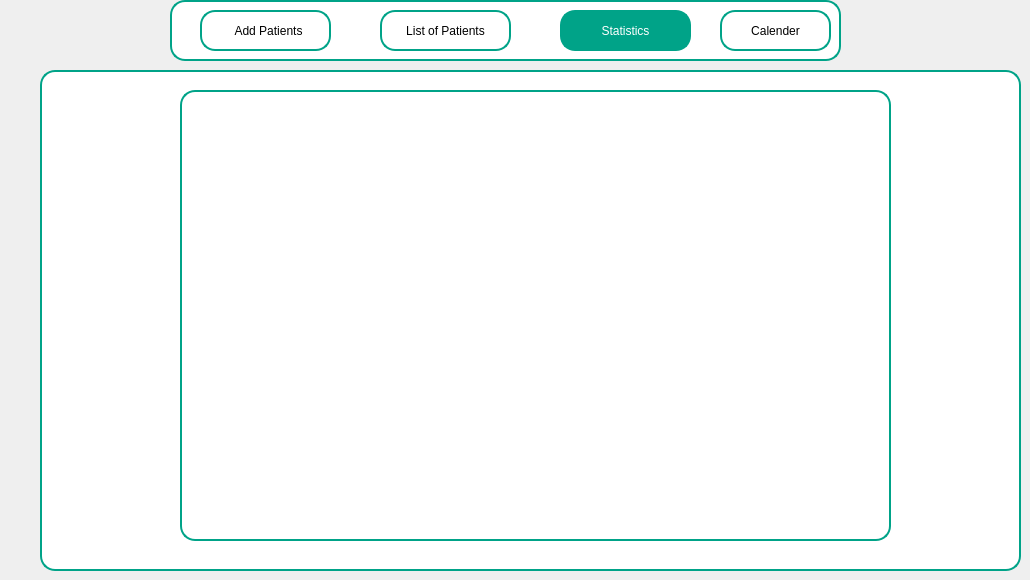
    <widget class="QWidget" name="page_4">
     <widget class="QFrame" name="frame_6">
      <property name="geometry">
       <rect>
        <x>170</x>
        <y>0</y>
        <width>671</width>
        <height>61</height>
       </rect>
      </property>
      <property name="styleSheet">
       <string notr="true">QFrame {
    background-color: white;
    width: 10px;
    border: 2px solid #00a388;
    border-radius: 15px;
}</string>
      </property>
      <property name="frameShape">
       <enum>QFrame::NoFrame</enum>
      </property>
      <widget class="QLabel" name="label_48">
       <property name="geometry">
        <rect>
         <x>180</x>
         <y>10</y>
         <width>41</width>
         <height>41</height>
        </rect>
       </property>
       <property name="styleSheet">
        <string notr="true">border-color: rgb(255, 255, 255);</string>
       </property>
       <property name="text">
        <string/>
       </property>
       <property name="pixmap">
        <pixmap>../pharmasoin/image icon/liste.png</pixmap>
       </property>
       <property name="scaledContents">
        <bool>true</bool>
       </property>
      </widget>
      <widget class="QLabel" name="label_52">
       <property name="geometry">
        <rect>
         <x>360</x>
         <y>10</y>
         <width>41</width>
         <height>41</height>
        </rect>
       </property>
       <property name="styleSheet">
        <string notr="true">border-color: rgb(255, 255, 255);</string>
       </property>
       <property name="text">
        <string/>
       </property>
       <property name="pixmap">
        <pixmap>../pharmasoin/image icon/5875.jpg</pixmap>
       </property>
       <property name="scaledContents">
        <bool>true</bool>
       </property>
      </widget>
      <widget class="QLabel" name="label_55">
       <property name="geometry">
        <rect>
         <x>510</x>
         <y>10</y>
         <width>41</width>
         <height>41</height>
        </rect>
       </property>
       <property name="styleSheet">
        <string notr="true">border-color: rgb(255, 255, 255);</string>
       </property>
       <property name="text">
        <string/>
       </property>
       <property name="pixmap">
        <pixmap>../pharmasoin/image icon/Calendar Green app icon.jpeg</pixmap>
       </property>
       <property name="scaledContents">
        <bool>true</bool>
       </property>
      </widget>
      <widget class="QLabel" name="label_56">
       <property name="geometry">
        <rect>
         <x>10</x>
         <y>10</y>
         <width>41</width>
         <height>41</height>
        </rect>
       </property>
       <property name="styleSheet">
        <string notr="true">border-color: rgb(255, 255, 255);
border: 4px solid white;</string>
       </property>
       <property name="text">
        <string/>
       </property>
       <property name="pixmap">
        <pixmap>../pharmasoin/image icon/plusclient.png</pixmap>
       </property>
       <property name="scaledContents">
        <bool>true</bool>
       </property>
       <property name="wordWrap">
        <bool>false</bool>
       </property>
      </widget>
      <widget class="QPushButton" name="ajouter_11">
       <property name="geometry">
        <rect>
         <x>30</x>
         <y>10</y>
         <width>131</width>
         <height>41</height>
        </rect>
       </property>
       <property name="styleSheet">
        <string notr="true">QPushButton {
    background-color: white; /* White background */
    color: black; /* Black text color */
    font: 700 9pt &quot;Segoe UI&quot;; /* Font style */
    border: 2px solid #00a388; /* Green border */
    border-radius: 15px; /* Rounded corners */
    padding: 8px;
}
</string>
       </property>
       <property name="text">
        <string>  Add Patients</string>
       </property>
      </widget>
      <widget class="QPushButton" name="ajouter_12">
       <property name="geometry">
        <rect>
         <x>210</x>
         <y>10</y>
         <width>131</width>
         <height>41</height>
        </rect>
       </property>
       <property name="styleSheet">
        <string notr="true">QPushButton {
    background-color: white; /* White background */
    color: black; /* Black text color */
    font: 700 9pt &quot;Segoe UI&quot;; /* Font style */
    border: 2px solid #00a388; /* Green border */
    border-radius: 15px; /* Rounded corners */
    padding: 8px;
}
</string>
       </property>
       <property name="text">
        <string>List of Patients</string>
       </property>
      </widget>
      <widget class="QPushButton" name="ajouter_13">
       <property name="geometry">
        <rect>
         <x>390</x>
         <y>10</y>
         <width>131</width>
         <height>41</height>
        </rect>
       </property>
       <property name="styleSheet">
        <string notr="true">QPushButton {
    background-color: #00a388; /* Green background */
    color: white; /* Text color */
    font: 700 9pt &quot;Segoe UI&quot;; /* Font style */
    border: 2px solid #00a388; /* Green border */
    border-radius: 15px; /* Rounded corners */
    padding: 8px;
}
</string>
       </property>
       <property name="text">
        <string>Statistics</string>
       </property>
      </widget>
      <widget class="QPushButton" name="ajouter_14">
       <property name="geometry">
        <rect>
         <x>550</x>
         <y>10</y>
         <width>111</width>
         <height>41</height>
        </rect>
       </property>
       <property name="styleSheet">
        <string notr="true">QPushButton {
    background-color: white; /* White background */
    color: black; /* Black text color */
    font: 700 9pt &quot;Segoe UI&quot;; /* Font style */
    border: 2px solid #00a388; /* Green border */
    border-radius: 15px; /* Rounded corners */
    padding: 8px;
}
</string>
       </property>
       <property name="text">
        <string>Calender</string>
       </property>
      </widget>
     </widget>
     <widget class="QFrame" name="frame_7">
      <property name="geometry">
       <rect>
        <x>40</x>
        <y>70</y>
        <width>981</width>
        <height>501</height>
       </rect>
      </property>
      <property name="styleSheet">
       <string notr="true">QFrame {
	background-color: rgb(202, 255, 193);
    background-color: white;
    width: 10px;
    border: 2px solid #00a388;
    border-radius: 15px;
}</string>
      </property>
      <property name="frameShape">
       <enum>QFrame::NoFrame</enum>
      </property>
      <widget class="QLabel" name="stat_gender">
       <property name="geometry">
        <rect>
         <x>140</x>
         <y>20</y>
         <width>711</width>
         <height>451</height>
        </rect>
       </property>
       <property name="text">
        <string/>
       </property>
      </widget>
     </widget>
    </widget>
